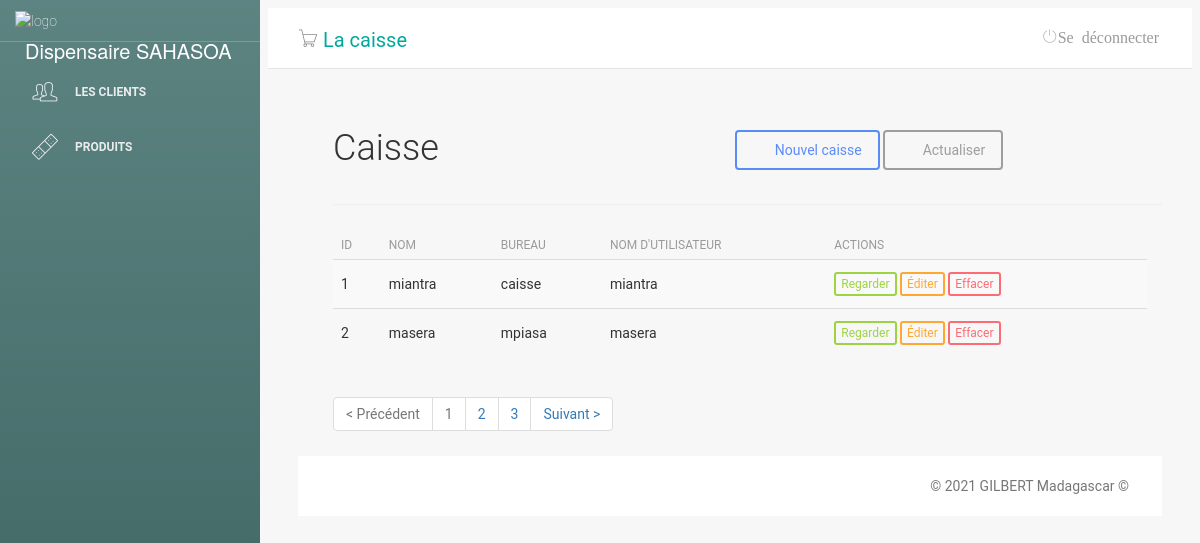
Page /main.php?pg=caisse on the earlier database version.
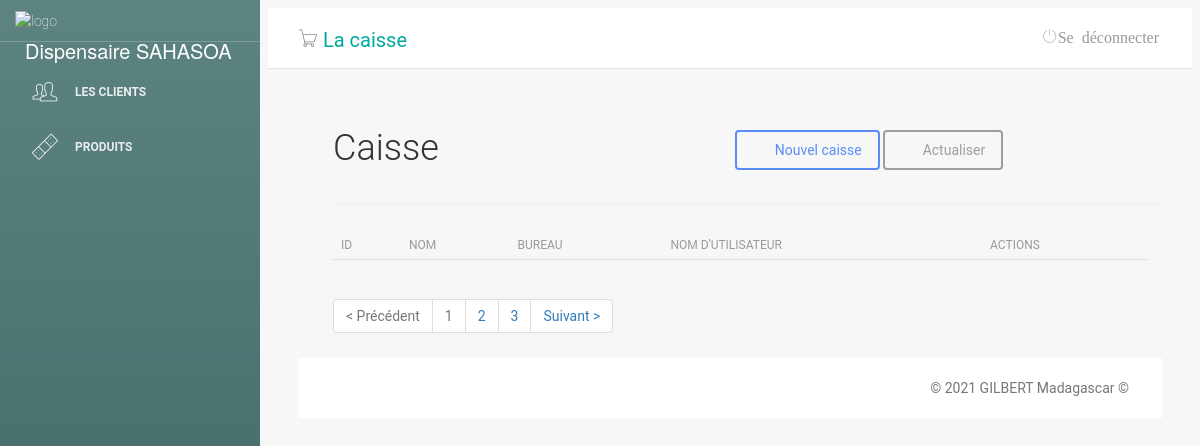
Same page on the later database version.
### tables this page shows
CREATE TABLE "tb_caisse" (
	"id2"	INTEGER,
	"nome2"	TEXT,
	"usuario2"	TEXT,
	"senha2"	INTEGER,
	"cargo2"	TEXT,
	PRIMARY KEY("id2" AUTOINCREMENT)
);

### caisse.php (the view, shortened to what this page needs)
<?php
include ('classes/Mysql.php');
?>
<div class="lista-cliente">
    <div id="top" class="row">
        <div class="col-sm-2">
            <h2>Caisse</h2>
        </div>
        <div class="col-sm-6">
        </div>
        <div class="col-sm-4 btn-lista">
            <a class="btn btn-primary" href="?pg=adicionar-caisse"><i class="fa fa-plus"></i> Nouvel caisse</a>
            <a class="btn btn-default" href="?pg=caisse"><i class="fa fa-refresh"></i> Actualiser</a>
        </div>
    </div>
    <hr/>
    <div id="list" class="row">
        <div class="table-responsive col-md-12">
            <table class="table table-striped" cellspacing="0" cellpadding="0">
                <?php
                $sql = $db->prepare("SELECT * FROM `tb_caisse`");
                $sql->execute();
                $usuarios= $sql->fetchAll();
?>
                <thead>
                <tr>
                    <th>ID</th>
                    <th>Nom</th>
                    <th>Bureau</th>
                    <th>Nom d'utilisateur</th>
                    <th class="actions">Actions</th>
                </tr>
                </thead>
                <tbody>
                <tr>
					<?php foreach ($usuarios as $value) : ?>
                    <td><?php echo $value['id2']?></td>
                    <td><?php echo $value['nome2']?></td>
                    <td><?php echo $value['cargo2']?></td>
                    <td><?php echo $value['usuario2']?></td>
                    <td class="actions">
                        <a class="btn btn-success btn-xs" href="?pg=visualizar-caisse&id=<?php echo $value['id2']?>">Regarder</a>
                        <a class="btn btn-warning btn-xs"
                           href="?pg=editar-caisse&id=<?php echo $value['id2'] ?> ">Éditer</a>
                        <a onclick="return window.confirm('Voulez-vous vraiment supprimer cet employé(e) ?');" class="btn btn-danger btn-xs" href= "?pg=caisse&deletar=<?php echo $value['id2']; ?>">Effacer</a>
                    </td>
                </tr>
                <?php endforeach; ?>
                </tbody>
            </table>
            <div id="bottom" class="row">
        <div class="col-md-12">
            <ul class="pagination">
                <li class="disabled"><a>&lt; Précédent</a></li>
                <li class="disabled"><a>1</a></li>
                <li><a href="#">2</a></li>
                <li><a href="#">3</a></li>
                <li class="next"><a href="#" rel="next">Suivant &gt;</a></li>
            </ul>
        </div>
    </div>
</div>

Differences in the rows shown:
removed tb_caisse: id2 "1", nome2 "miantra", cargo2 "caisse", usuario2 "miantra"
removed tb_caisse: id2 "2", nome2 "masera", cargo2 "mpiasa", usuario2 "masera"
